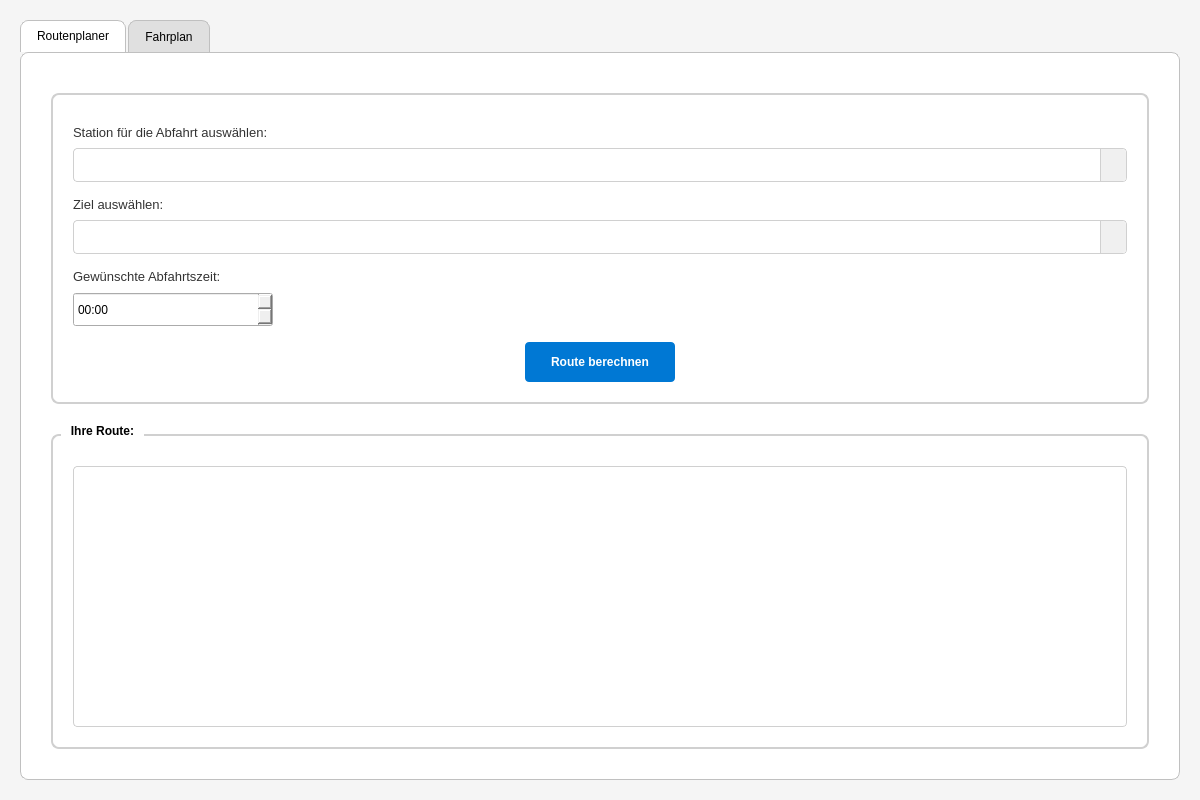
<?xml version="1.0" encoding="UTF-8"?>
<ui version="4.0">
 <class>MainWindow</class>
 <widget class="QMainWindow" name="MainWindow">
  <property name="geometry">
   <rect>
    <x>0</x>
    <y>0</y>
    <width>1200</width>
    <height>800</height>
   </rect>
  </property>
  <property name="windowTitle">
   <string>GUI-Routenplaner</string>
  </property>
  <property name="styleSheet">
   <string>QMainWindow {
    background-color: #f5f5f5;
}

QTabWidget::pane {
    border: 1px solid #c0c0c0;
    background-color: white;
    border-radius: 8px;
}

QTabBar::tab {
    background-color: #e0e0e0;
    border: 1px solid #c0c0c0;
    border-bottom: none;
    padding: 8px 16px;
    margin-right: 2px;
    border-top-left-radius: 8px;
    border-top-right-radius: 8px;
}

QTabBar::tab:selected {
    background-color: white;
    border-bottom: 1px solid white;
}

QGroupBox {
    font-weight: bold;
    border: 2px solid #d0d0d0;
    border-radius: 8px;
    margin-top: 10px;
    padding-top: 10px;
    background-color: white;
}

QGroupBox::title {
    subcontrol-origin: margin;
    left: 10px;
    padding: 0 8px 0 8px;
    background-color: white;
}

QLabel {
    font-size: 12px;
    color: #333;
    font-weight: normal;
}

QComboBox {
    border: 1px solid #d0d0d0;
    border-radius: 4px;
    padding: 6px;
    background-color: white;
    min-height: 20px;
}

QComboBox:focus {
    border: 2px solid #0078d4;
}

QComboBox::drop-down {
    subcontrol-origin: padding;
    subcontrol-position: top right;
    width: 25px;
    border-left-width: 1px;
    border-left-color: #d0d0d0;
    border-left-style: solid;
    border-top-right-radius: 4px;
    border-bottom-right-radius: 4px;
    background-color: #f0f0f0;
}

QComboBox::down-arrow {
    image: none;
    border: 4px solid transparent;
    border-top: 8px solid #000000;
    width: 0;
    height: 0;
    margin: 0 auto;
}

QComboBox::down-arrow:hover {
    border-top: 8px solid #0078d4;
}

QTimeEdit::drop-down {
    subcontrol-origin: padding;
    subcontrol-position: top right;
    width: 25px;
    border-left-width: 1px;
    border-left-color: #d0d0d0;
    border-left-style: solid;
    border-top-right-radius: 4px;
    border-bottom-right-radius: 4px;
    background-color: #f0f0f0;
}

QTimeEdit::down-arrow {
    image: none;
    border: 4px solid transparent;
    border-top: 8px solid #000000;
    width: 0;
    height: 0;
    margin: 0 auto;
}

QTimeEdit::up-arrow {
    image: none;
    border: 4px solid transparent;
    border-bottom: 8px solid #000000;
    width: 0;
    height: 0;
    margin: 0 auto;
}

QTimeEdit::down-arrow:hover {
    border-top: 8px solid #0078d4;
}

QTimeEdit::up-arrow:hover {
    border-bottom: 8px solid #0078d4;
}

QPushButton {
    background-color: #0078d4;
    color: white;
    border: none;
    border-radius: 4px;
    padding: 10px 20px;
    font-weight: bold;
    min-height: 20px;
}

QPushButton:hover {
    background-color: #106ebe;
}

QPushButton:pressed {
    background-color: #005a9e;
}

QPushButton:disabled {
    background-color: #cccccc;
    color: #666666;
}

QTableView {
    border: 1px solid #d0d0d0;
    border-radius: 4px;
    background-color: white;
    gridline-color: #e0e0e0;
    selection-background-color: #0078d4;
}

QHeaderView::section {
    background-color: #f0f0f0;
    border: 1px solid #d0d0d0;
    padding: 8px;
    font-weight: bold;
}

QLineEdit {
    border: 1px solid #d0d0d0;
    border-radius: 4px;
    padding: 6px;
    background-color: white;
}

QLineEdit:focus {
    border: 2px solid #0078d4;
}</string>
  </property>
  <widget class="QWidget" name="centralwidget">
   <layout class="QVBoxLayout" name="verticalLayout_main">
    <property name="spacing">
     <number>10</number>
    </property>
    <property name="leftMargin">
     <number>20</number>
    </property>
    <property name="topMargin">
     <number>20</number>
    </property>
    <property name="rightMargin">
     <number>20</number>
    </property>
    <property name="bottomMargin">
     <number>20</number>
    </property>
    <item>
     <widget class="QTabWidget" name="tabWidget">
      <property name="currentIndex">
       <number>0</number>
      </property>
      <widget class="QWidget" name="routePlannerTab">
       <attribute name="title">
        <string>Routenplaner</string>
       </attribute>
       <layout class="QVBoxLayout" name="verticalLayout_routePlanner">
        <property name="spacing">
         <number>20</number>
        </property>
        <property name="leftMargin">
         <number>30</number>
        </property>
        <property name="topMargin">
         <number>30</number>
        </property>
        <property name="rightMargin">
         <number>30</number>
        </property>
        <property name="bottomMargin">
         <number>30</number>
        </property>
        <item>
         <widget class="QGroupBox" name="planningGroup">
          <property name="title">
           <string></string>
          </property>
          <layout class="QVBoxLayout" name="verticalLayout_planning">
           <property name="spacing">
            <number>15</number>
           </property>
           <property name="leftMargin">
            <number>20</number>
           </property>
           <property name="topMargin">
            <number>20</number>
           </property>
           <property name="rightMargin">
            <number>20</number>
           </property>
           <property name="bottomMargin">
            <number>20</number>
           </property>
           <item>
            <layout class="QVBoxLayout" name="fromStopLayout">
             <property name="spacing">
              <number>8</number>
             </property>
             <item>
              <widget class="QLabel" name="fromStopLabel">
               <property name="text">
                <string>Station für die Abfahrt auswählen:</string>
               </property>
               <property name="styleSheet">
                <string>color: #333; font-size: 13px;</string>
               </property>
              </widget>
             </item>
             <item>
              <widget class="QComboBox" name="fromStopComboBox">
               <property name="minimumSize">
                <size>
                 <width>0</width>
                 <height>35</height>
                </size>
               </property>
              </widget>
             </item>
            </layout>
           </item>
           <item>
            <layout class="QVBoxLayout" name="toStopLayout">
             <property name="spacing">
              <number>8</number>
             </property>
             <item>
              <widget class="QLabel" name="toStopLabel">
               <property name="text">
                <string>Ziel auswählen:</string>
               </property>
               <property name="styleSheet">
                <string>color: #333; font-size: 13px;</string>
               </property>
              </widget>
             </item>
             <item>
              <widget class="QComboBox" name="toStopComboBox">
               <property name="minimumSize">
                <size>
                 <width>0</width>
                 <height>35</height>
                </size>
               </property>
              </widget>
             </item>
            </layout>
           </item>
           <item>
            <layout class="QVBoxLayout" name="timeLayout">
             <property name="spacing">
              <number>8</number>
             </property>
             <item>
              <widget class="QLabel" name="timeLabel">
               <property name="text">
                <string>Gewünschte Abfahrtszeit:</string>
               </property>
               <property name="styleSheet">
                <string>color: #333; font-size: 13px;</string>
               </property>
              </widget>
             </item>
             <item>
              <widget class="QTimeEdit" name="departureTimeEdit">
               <property name="minimumSize">
                <size>
                 <width>150</width>
                 <height>35</height>
                </size>
               </property>
               <property name="maximumSize">
                <size>
                 <width>200</width>
                 <height>16777215</height>
                </size>
               </property>
               <property name="displayFormat">
                <string>HH:mm</string>
               </property>
               <property name="time">
                <time>
                 <hour>0</hour>
                 <minute>0</minute>
                 <second>0</second>
                </time>
               </property>
              </widget>
             </item>
            </layout>
           </item>
           <item>
            <layout class="QHBoxLayout" name="buttonLayout">
             <item>
              <spacer name="buttonSpacer">
               <property name="orientation">
                <enum>Qt::Horizontal</enum>
               </property>
               <property name="sizeHint" stdset="0">
                <size>
                 <width>40</width>
                 <height>20</height>
                </size>
               </property>
              </spacer>
             </item>
             <item>
              <widget class="QPushButton" name="calculateRouteButton">
               <property name="minimumSize">
                <size>
                 <width>150</width>
                 <height>40</height>
                </size>
               </property>
               <property name="text">
                <string>Route berechnen</string>
               </property>
              </widget>
             </item>
             <item>
              <spacer name="buttonSpacer2">
               <property name="orientation">
                <enum>Qt::Horizontal</enum>
               </property>
               <property name="sizeHint" stdset="0">
                <size>
                 <width>40</width>
                 <height>20</height>
                </size>
               </property>
              </spacer>
             </item>
            </layout>
           </item>
          </layout>
         </widget>
        </item>
        <item>
         <widget class="QGroupBox" name="resultGroup">
          <property name="title">
           <string>Ihre Route:</string>
          </property>
          <layout class="QVBoxLayout" name="verticalLayout_result">
           <property name="leftMargin">
            <number>20</number>
           </property>
           <property name="topMargin">
            <number>20</number>
           </property>
           <property name="rightMargin">
            <number>20</number>
           </property>
           <property name="bottomMargin">
            <number>20</number>
           </property>
           <item>
            <widget class="QTableView" name="stopTimeTableView">
             <property name="minimumSize">
              <size>
               <width>0</width>
               <height>200</height>
              </size>
             </property>
             <property name="alternatingRowColors">
              <bool>true</bool>
             </property>
             <property name="selectionBehavior">
              <enum>QAbstractItemView::SelectRows</enum>
             </property>
             <property name="verticalScrollMode">
              <enum>QAbstractItemView::ScrollPerPixel</enum>
             </property>
             <property name="horizontalScrollMode">
              <enum>QAbstractItemView::ScrollPerPixel</enum>
             </property>
            </widget>
           </item>
          </layout>
         </widget>
        </item>
       </layout>
      </widget>
      <widget class="QWidget" name="scheduleTab">
       <attribute name="title">
        <string>Fahrplan</string>
       </attribute>
       <layout class="QVBoxLayout" name="verticalLayout_schedule">
        <property name="spacing">
         <number>20</number>
        </property>
        <property name="leftMargin">
         <number>30</number>
        </property>
        <property name="topMargin">
         <number>30</number>
        </property>
        <property name="rightMargin">
         <number>30</number>
        </property>
        <property name="bottomMargin">
         <number>30</number>
        </property>
        <item>
         <layout class="QVBoxLayout" name="routeSelectionLayout">
          <property name="spacing">
           <number>15</number>
          </property>
          <item>
           <layout class="QVBoxLayout" name="routeLayout">
            <property name="spacing">
             <number>8</number>
            </property>
            <item>
             <widget class="QLabel" name="routeLabel">
              <property name="text">
               <string>Linie auswählen:</string>
              </property>
             </widget>
            </item>
            <item>
             <widget class="QComboBox" name="routeComboBox">
              <property name="minimumSize">
               <size>
                <width>0</width>
                <height>35</height>
               </size>
              </property>
             </widget>
            </item>
           </layout>
          </item>
          <item>
           <layout class="QVBoxLayout" name="tripLayout">
            <property name="spacing">
             <number>8</number>
            </property>
            <item>
             <widget class="QLabel" name="tripLabel">
              <property name="text">
               <string>Fahrt auswählen:</string>
              </property>
             </widget>
            </item>
            <item>
             <widget class="QComboBox" name="tripComboBox">
              <property name="minimumSize">
               <size>
                <width>0</width>
                <height>35</height>
               </size>
              </property>
             </widget>
            </item>
           </layout>
          </item>
          <item>
           <layout class="QVBoxLayout" name="searchLayout">
            <property name="spacing">
             <number>8</number>
            </property>
            <item>
             <widget class="QLabel" name="searchLabel">
              <property name="text">
               <string>Suchergebnisse filtern:</string>
              </property>
             </widget>
            </item>
            <item>
             <widget class="QLineEdit" name="searchTextEdit">
              <property name="minimumSize">
               <size>
                <width>0</width>
                <height>35</height>
               </size>
              </property>
              <property name="placeholderText">
               <string>Station suchen...</string>
              </property>
             </widget>
            </item>
           </layout>
          </item>
         </layout>
        </item>
        <item>
         <layout class="QVBoxLayout" name="scheduleResultLayout">
          <property name="spacing">
           <number>15</number>
          </property>
          <item>
           <widget class="QLabel" name="scheduleResultLabel">
            <property name="text">
             <string>Fahrplan:</string>
            </property>
            <property name="styleSheet">
             <string>font-weight: bold; font-size: 14px;</string>
            </property>
           </widget>
          </item>
          <item>
           <widget class="QTableView" name="scheduleTableView">
            <property name="minimumSize">
             <size>
              <width>0</width>
              <height>300</height>
             </size>
            </property>
            <property name="alternatingRowColors">
             <bool>true</bool>
            </property>
            <property name="selectionBehavior">
             <enum>QAbstractItemView::SelectRows</enum>
            </property>
            <property name="verticalScrollMode">
             <enum>QAbstractItemView::ScrollPerPixel</enum>
            </property>
            <property name="horizontalScrollMode">
             <enum>QAbstractItemView::ScrollPerPixel</enum>
            </property>
           </widget>
          </item>
         </layout>
        </item>
       </layout>
      </widget>
     </widget>
    </item>
   </layout>
  </widget>
 </widget>
 <resources/>
 <connections/>
</ui>
